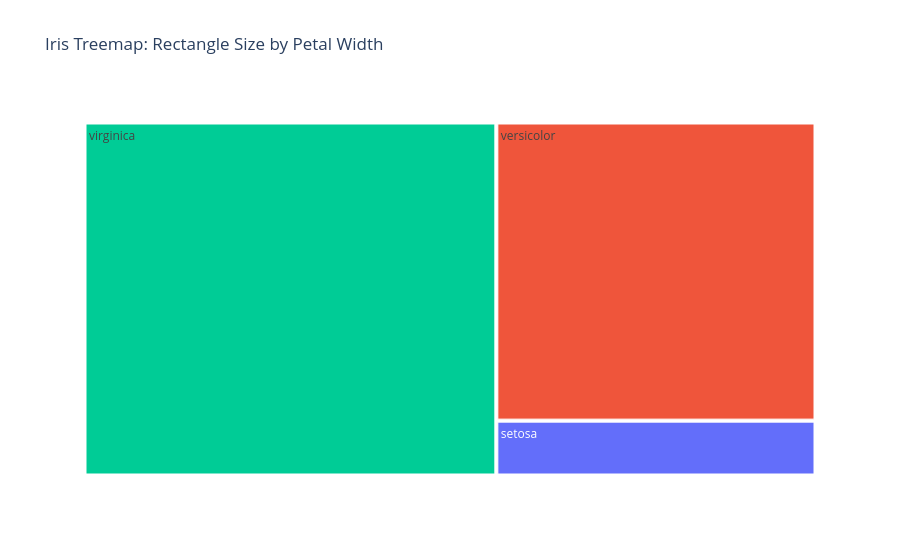

This figure's notebook cell:
### Markdown cell above
# Section 4: Part of a Whole

### Code cell
# FIRST - conda install plotly

import plotly.express as px

# Load the iris dataset
df = px.data.iris()

# Create a treemap sized by petal_width
# 'path' creates the hierarchy: Species -> Individual Sample ID
fig = px.treemap(df, 
                 path=['species'], 
                 values='petal_width',
                 color='species',
                 title="Iris Treemap: Rectangle Size by Petal Width")

fig.show()

### Figure 1 — Plotly figure (JSON) as saved in the notebook; plotly's stock layout.template omitted (floating-point values rounded to 4 significant figures)
{"data": [{"branchvalues": "total", "customdata": [["setosa"], ["versicolor"], ["virginica"]], "domain": {"x": [0, 1], "y": [0, 1]}, "hovertemplate": "labels=%{label}<br>petal_width=%{value}<br>parent=%{parent}<br>id=%{id}<br>species=%{customdata[0]}<extra></extra>", "ids": ["setosa", "versicolor", "virginica"], "labels": ["setosa", "versicolor", "virginica"], "marker": {"colors": ["#636efa", "#EF553B", "#00cc96"]}, "name": "", "parents": ["", "", ""], "type": "treemap", "values": [12.2, 66.3, 101.3]}], "layout": {"legend": {"tracegroupgap": 0}, "title": {"text": "Iris Treemap: Rectangle Size by Petal Width"}}}
